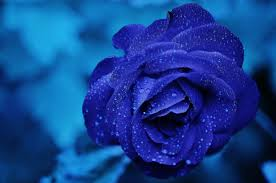
#> input picture img.jpeg, 276 x 183 px
$ python adaptive_thresholding.py --image img.jpeg
#> lines starting #> are read from the running program, lines starting #| are printed output that depends on the picture; after the words box and inside, x2 and y2 are one past the last pixel; in counts of white or black regions, pixels touching at a corner belong together
import numpy as np
import cv2 as cv
import argparse

parser = argparse.ArgumentParser()
parser.add_argument("-i","--image",required = True,help = "HELP!!!")
args = parser.parse_args()

Image = cv.imread(args.image)
#> Image is the input picture: shape (183, 276, 3); mean B, G, R 144.6, 64.9, 19.3
cv.imshow("Original",Image)
image = cv.cvtColor(Image,cv.COLOR_RGB2GRAY)
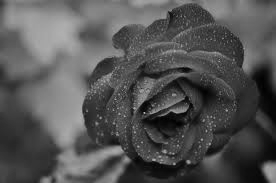
#> image: shape (183, 276); min 1, max 187, mean 83.5
blurred = cv.GaussianBlur(image ,(5,5),0)

thresh = cv.adaptiveThreshold(blurred,255,cv.ADAPTIVE_THRESH_MEAN_C,cv.THRESH_BINARY_INV,11,4)
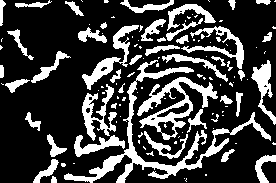
#> thresh: shape (183, 276); 24.9% white; 121 white regions (76 under 20 px), largest, box (x1, y1, x2, y2) and area: (64, 60, 271, 183) 2731, (137, 77, 218, 140) 1505, (82, 25, 139, 90) 783
cv.imshow("Mean Thresh",thresh)

thresh = cv.adaptiveThreshold(blurred,255,cv.ADAPTIVE_THRESH_GAUSSIAN_C,cv.THRESH_BINARY_INV,15,3)
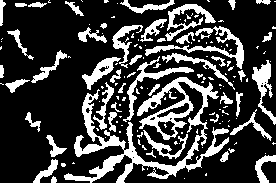
#> thresh: shape (183, 276); 24.9% white; 149 white regions (103 under 20 px), largest, box (x1, y1, x2, y2) and area: (64, 77, 229, 183) 4331, (145, 26, 244, 69) 803, (123, 56, 194, 122) 583
cv.imshow("Gaussian Thresh",thresh)

cv.waitKey(0)
